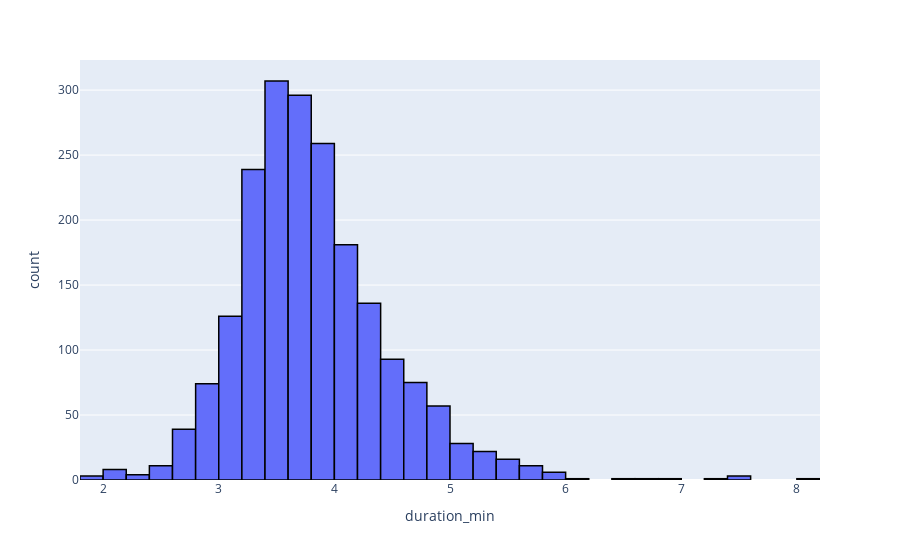

Notebook source saved alongside this figure:
### Code cell
df['duration_min'] = df['duration_ms']/60000
fig_duration = px.histogram(df, x='duration_min', nbins=50)
fig_duration.update_traces(marker_line_color='black', marker_line_width=1.5)
fig_duration.show()

### Figure 1 — Plotly figure (JSON) as saved in the notebook; plotly's stock layout.template omitted (floating-point values rounded to 4 significant figures; data arrays with more than 128 entries replaced by an {"elided": "..."} marker saying what was removed)
{"data": [{"alignmentgroup": "True", "bingroup": "x", "hovertemplate": "duration_min=%{x}<br>count=%{y}<extra></extra>", "legendgroup": "", "marker": {"color": "#636efa", "line": {"color": "black", "width": 1.5}, "pattern": {"shape": ""}}, "name": "", "nbinsx": 50, "offsetgroup": "", "orientation": "v", "showlegend": false, "type": "histogram", "x": {"elided": "2000 float values"}, "xaxis": "x", "yaxis": "y"}], "layout": {"autosize": true, "barmode": "relative", "legend": {"tracegroupgap": 0}, "margin": {"t": 60}, "xaxis": {"anchor": "y", "autorange": true, "domain": [0, 1], "range": [1.8, 8.2], "title": {"text": "duration_min"}, "type": "linear"}, "yaxis": {"anchor": "x", "autorange": true, "domain": [0, 1], "range": [0, 323.2], "title": {"text": "count"}}}}
